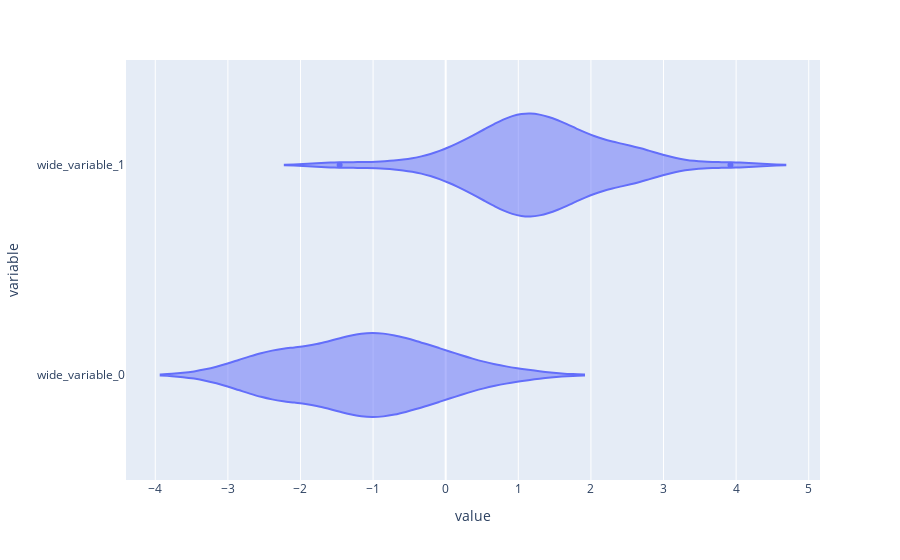

This figure's notebook cell:
### Markdown cell above
## Horizontal Box Plot

### Code cell
fig = px.violin(x=[y0, y1])
fig.show()

### Figure 1 — Plotly figure (JSON) as saved in the notebook; plotly's stock layout.template omitted (floating-point values rounded to 4 significant figures)
{"data": [{"alignmentgroup": "True", "box": {"visible": false}, "hovertemplate": "value=%{x}<br>variable=%{y}<extra></extra>", "legendgroup": "", "marker": {"color": "#636efa"}, "name": "", "offsetgroup": "", "orientation": "h", "scalegroup": "True", "showlegend": false, "type": "violin", "x": [-2.101, -0.826, -1.3, -0.87, -1.526, -0.6163, 0.961, -0.07717, -0.0841, -1.329, -1.263, -1.559, -0.934, -0.7861, 0.5392, -2.198, -2.388, -2.319, -2.981, -2.395, 0.177, -1.392, 0.06162, -0.4807, 0.0436, -0.3805, -1.276, -1.135, -0.933, 0.03866, -0.6514, -2.689, -0.4815, -1.665, -2.485, -0.3708, -1.284, -1.522, -1.025, -0.1643, -1.231, -2.148, -2.115, -2.321, 0.8935, -2.24, -1.05, -0.7512, -2.935, -0.9137, 0.555, 0.05094, 0.3935, 1.909, 1.115, 0.7958, 1.794, 1.853, 0.7423, 3.922, 0.3863, 1.503, 1.402, -0.6668, 0.9362, 2.563, 1.069, 1.029, 1.456, 1.021, 2.385, 0.4387, 1.699, 1.106, 1.384, 2.13, 1.05, 1.473, 1.506, 2.659, -0.2241, 0.5379, 2.833, -1.461, 0.7268, 0.1576, 2.177, 3.104, 1.101, 0.9587, 0.2582, 0.9993, 2.359, 1.71, 1.767, 1.516, 0.994, 1.437, 2.511, 0.9711], "x0": " ", "xaxis": "x", "y": ["wide_variable_0", "wide_variable_0", "wide_variable_0", "wide_variable_0", "wide_variable_0", "wide_variable_0", "wide_variable_0", "wide_variable_0", "wide_variable_0", "wide_variable_0", "wide_variable_0", "wide_variable_0", "wide_variable_0", "wide_variable_0", "wide_variable_0", "wide_variable_0", "wide_variable_0", "wide_variable_0", "wide_variable_0", "wide_variable_0", "wide_variable_0", "wide_variable_0", "wide_variable_0", "wide_variable_0", "wide_variable_0", "wide_variable_0", "wide_variable_0", "wide_variable_0", "wide_variable_0", "wide_variable_0", "wide_variable_0", "wide_variable_0", "wide_variable_0", "wide_variable_0", "wide_variable_0", "wide_variable_0", "wide_variable_0", "wide_variable_0", "wide_variable_0", "wide_variable_0", "wide_variable_0", "wide_variable_0", "wide_variable_0", "wide_variable_0", "wide_variable_0", "wide_variable_0", "wide_variable_0", "wide_variable_0", "wide_variable_0", "wide_variable_0", "wide_variable_1", "wide_variable_1", "wide_variable_1", "wide_variable_1", "wide_variable_1", "wide_variable_1", "wide_variable_1", "wide_variable_1", "wide_variable_1", "wide_variable_1", "wide_variable_1", "wide_variable_1", "wide_variable_1", "wide_variable_1", "wide_variable_1", "wide_variable_1", "wide_variable_1", "wide_variable_1", "wide_variable_1", "wide_variable_1", "wide_variable_1", "wide_variable_1", "wide_variable_1", "wide_variable_1", "wide_variable_1", "wide_variable_1", "wide_variable_1", "wide_variable_1", "wide_variable_1", "wide_variable_1", "wide_variable_1", "wide_variable_1", "wide_variable_1", "wide_variable_1", "wide_variable_1", "wide_variable_1", "wide_variable_1", "wide_variable_1", "wide_variable_1", "wide_variable_1", "wide_variable_1", "wide_variable_1", "wide_variable_1", "wide_variable_1", "wide_variable_1", "wide_variable_1", "wide_variable_1", "wide_variable_1", "wide_variable_1", "wide_variable_1"], "y0": " ", "yaxis": "y"}], "layout": {"legend": {"tracegroupgap": 0}, "margin": {"t": 60}, "violinmode": "group", "xaxis": {"anchor": "y", "domain": [0, 1], "title": {"text": "value"}}, "yaxis": {"anchor": "x", "domain": [0, 1], "title": {"text": "variable"}}}}
